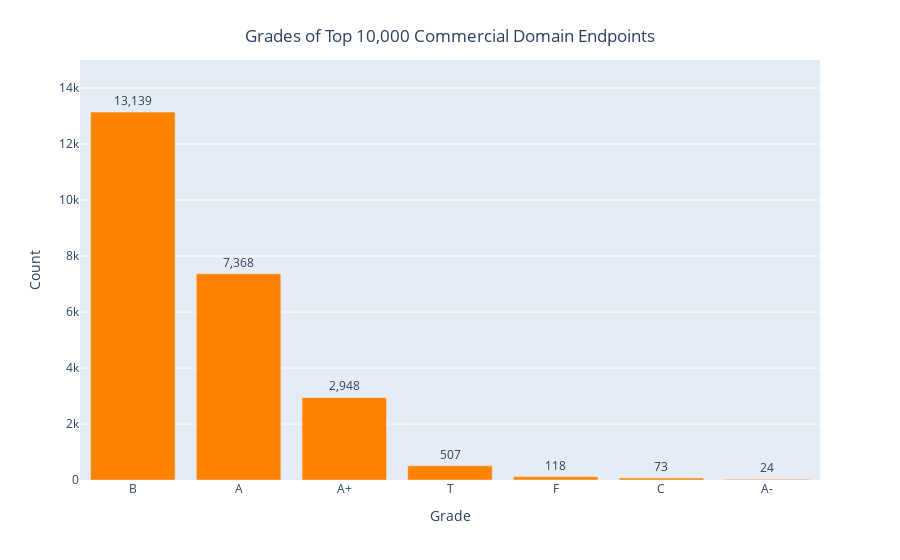

The code cell stored with this chart in its notebook:
### Code cell
# Grades

results = client['tls_data']['endpoints'].aggregate([
    {
        '$group': {
            '_id': {
                '$toString': '$grade'
            }, 
            'count': {
                '$sum': 1
            }
        }
    }, {
        '$sort': {
            'count': -1
        }
    }, {
        '$group': {
            '_id': None, 
            'counts': {
                '$push': {
                    'k': '$_id', 
                    'v': '$count'
                }
            }
        }
    }, {
        '$replaceRoot': {
            'newRoot': {
                '$arrayToObject': '$counts'
            }
        }
    }
])

results = [(k, v) for k, v in list(results)[0].items()]
print(results)
df = pd.DataFrame(results, columns=["Grade", "Count"])
fig = px.bar(df, x="Grade", y="Count",  range_y=[1, 15000], text="Count")
fig.update_traces(texttemplate='%{text:,}', textposition='outside', marker_color="#FF8200")
fig.update_layout(title={'text': "Grades of Top 10,000 Commercial Domain Endpoints", 'xanchor': "center", 'yanchor': 'top', 'x': 0.5})

### Figure 1 — Plotly figure (JSON) as saved in the notebook; plotly's stock layout.template omitted (floating-point values rounded to 4 significant figures)
{"data": [{"alignmentgroup": "True", "hovertemplate": "Grade=%{x}<br>Count=%{text}<extra></extra>", "legendgroup": "", "marker": {"color": "#FF8200", "pattern": {"shape": ""}}, "name": "", "offsetgroup": "", "orientation": "v", "showlegend": false, "text": [13139, 7368, 2948, 507, 118, 73, 24], "textposition": "outside", "texttemplate": "%{text:,}", "type": "bar", "x": ["B", "A", "A+", "T", "F", "C", "A-"], "xaxis": "x", "y": [13139, 7368, 2948, 507, 118, 73, 24], "yaxis": "y"}], "layout": {"barmode": "relative", "legend": {"tracegroupgap": 0}, "margin": {"t": 60}, "title": {"text": "Grades of Top 10,000 Commercial Domain Endpoints", "x": 0.5, "xanchor": "center", "yanchor": "top"}, "xaxis": {"anchor": "y", "domain": [0, 1], "title": {"text": "Grade"}}, "yaxis": {"anchor": "x", "domain": [0, 1], "range": [1, 15000], "title": {"text": "Count"}}}}
